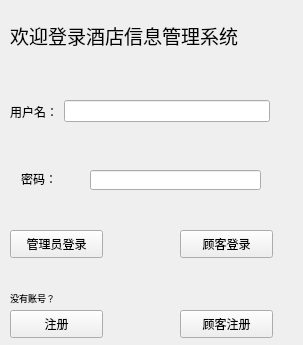
<?xml version="1.0" encoding="UTF-8"?>
<ui version="4.0">
 <class>Register</class>
 <widget class="QWidget" name="Register">
  <property name="geometry">
   <rect>
    <x>0</x>
    <y>0</y>
    <width>303</width>
    <height>345</height>
   </rect>
  </property>
  <property name="windowTitle">
   <string>Form</string>
  </property>
  <widget class="QLabel" name="label">
   <property name="geometry">
    <rect>
     <x>10</x>
     <y>10</y>
     <width>321</width>
     <height>51</height>
    </rect>
   </property>
   <property name="font">
    <font>
     <pointsize>14</pointsize>
    </font>
   </property>
   <property name="text">
    <string>欢迎登录酒店信息管理系统</string>
   </property>
  </widget>
  <widget class="QWidget" name="widget" native="true">
   <property name="geometry">
    <rect>
     <x>10</x>
     <y>90</y>
     <width>260</width>
     <height>43</height>
    </rect>
   </property>
   <layout class="QHBoxLayout" name="horizontalLayout">
    <item>
     <widget class="QLabel" name="label_2">
      <property name="text">
       <string>用户名：</string>
      </property>
     </widget>
    </item>
    <item>
     <widget class="QLineEdit" name="userName"/>
    </item>
   </layout>
  </widget>
  <widget class="QWidget" name="widget_2" native="true">
   <property name="geometry">
    <rect>
     <x>10</x>
     <y>160</y>
     <width>261</width>
     <height>43</height>
    </rect>
   </property>
   <widget class="QLineEdit" name="passwordLine">
    <property name="geometry">
     <rect>
      <x>80</x>
      <y>10</y>
      <width>171</width>
      <height>20</height>
     </rect>
    </property>
    <property name="font">
     <font>
      <pointsize>7</pointsize>
     </font>
    </property>
    <property name="echoMode">
     <enum>QLineEdit::Password</enum>
    </property>
   </widget>
   <widget class="QLabel" name="label_3">
    <property name="geometry">
     <rect>
      <x>11</x>
      <y>11</y>
      <width>45</width>
      <height>16</height>
     </rect>
    </property>
    <property name="text">
     <string>密码：</string>
    </property>
   </widget>
  </widget>
  <widget class="QPushButton" name="pushButton">
   <property name="geometry">
    <rect>
     <x>10</x>
     <y>230</y>
     <width>93</width>
     <height>28</height>
    </rect>
   </property>
   <property name="text">
    <string>管理员登录</string>
   </property>
  </widget>
  <widget class="QPushButton" name="pushButton_2">
   <property name="geometry">
    <rect>
     <x>10</x>
     <y>310</y>
     <width>93</width>
     <height>28</height>
    </rect>
   </property>
   <property name="text">
    <string>注册</string>
   </property>
  </widget>
  <widget class="QLabel" name="label_4">
   <property name="geometry">
    <rect>
     <x>10</x>
     <y>290</y>
     <width>111</width>
     <height>16</height>
    </rect>
   </property>
   <property name="font">
    <font>
     <pointsize>7</pointsize>
    </font>
   </property>
   <property name="text">
    <string>没有账号？</string>
   </property>
  </widget>
  <widget class="QPushButton" name="pushButton_3">
   <property name="geometry">
    <rect>
     <x>180</x>
     <y>230</y>
     <width>93</width>
     <height>28</height>
    </rect>
   </property>
   <property name="text">
    <string>顾客登录</string>
   </property>
  </widget>
  <widget class="QPushButton" name="pushButton_4">
   <property name="geometry">
    <rect>
     <x>180</x>
     <y>310</y>
     <width>93</width>
     <height>28</height>
    </rect>
   </property>
   <property name="text">
    <string>顾客注册</string>
   </property>
  </widget>
 </widget>
 <resources/>
 <connections/>
</ui>
